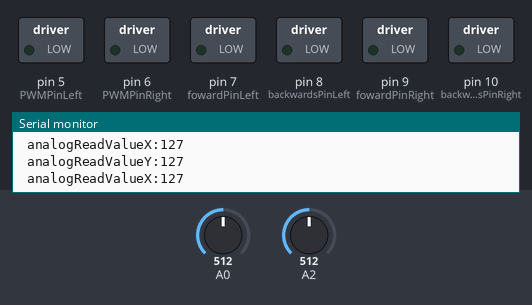
A sketch run on a simulated Arduino Uno, built with avr-gcc and run on an emulated ATmega328P. Shown: switched loads named in the sketch (green lamp = pin HIGH), the last lines printed to the serial monitor. The test bench sets the inputs (shaded band); at power-on: A2 = 512, A0 = 512. Pins used as bus, display or sensor lines are not drawn.

Above: at 1.2 s.
1.3 s: A2 set to 470
4.3 s: A2 set to 448
At 4.7 s:
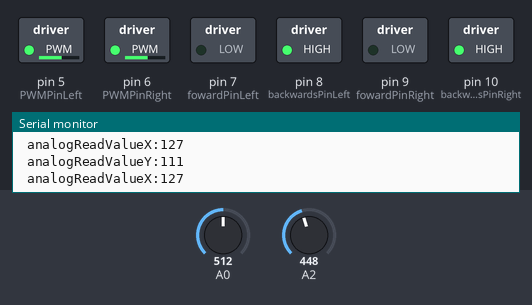
5.8 s: A0 set to 6
8.8 s: A0 set to 3
At 9.7 s:
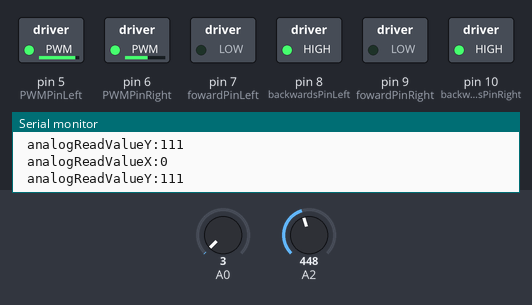
10.3 s: A2 set to 245
At 11.3 s:
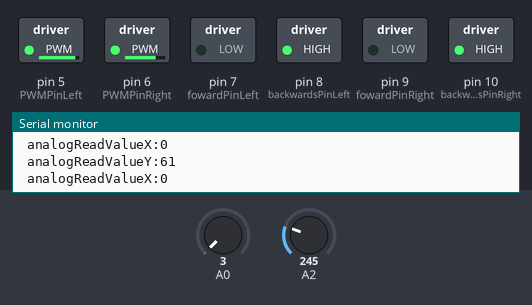
11.8 s: A2 set to 511
At 12.5 s:
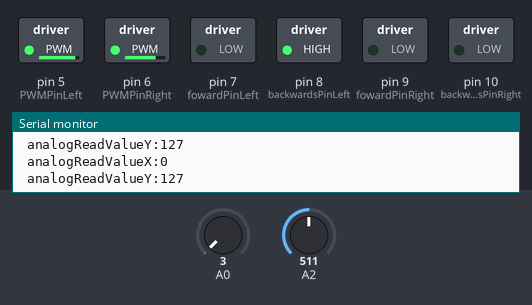
Timing chart, 0 to 14.3 s (numbered marks = the images above; inputs shaded):
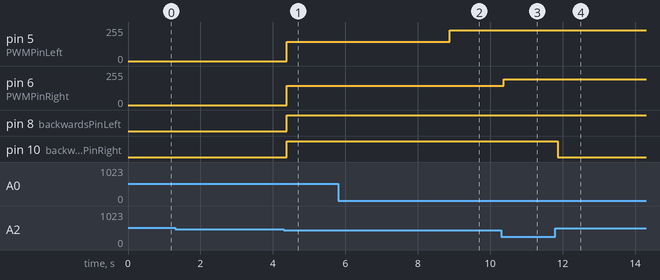

Measured:
- the behaviour switches between 462 and 461 on A2 (found by bisection; images 0 and 1)
- the behaviour switches between 5 and 4 on A0 (found by bisection; images 1 and 2)
- after the input at 4.3 s, pin 5 (PWMPinLeft), pin 6 (PWMPinRight): 0/255 → 144/255 after 0.08 s; pin 8 (backwardsPinLeft), pin 10 (backwardsPinRight): LOW → HIGH after 0.08 s
- after the input at 8.8 s, pin 5 (PWMPinLeft): 144/255 → 230/255 after 0.09 s
- after the input at 10.3 s, pin 6 (PWMPinRight): 144/255 → 194/255 after 0.07 s
- after the input at 11.8 s, pin 10 (backwardsPinRight): HIGH → LOW after 0.07 s

The sketch:

Robowar.ino
```cpp
/*
 Name:		Robowar.ino
 Created:	4/3/2017 1:03:48 PM
 Author:	Henrik
*/
#include "MotorDriver.h"
#include "joyStick.h"

//joystick
#define POWERPin 12
#define VRXPin 0
#define VRYPin 2
#define SWPin 11

//Right motor
#define PWMPinLeft 5
#define fowardPinLeft 7
#define backwardsPinLeft 8

//Left motor
#define PWMPinRight 6
#define fowardPinRight 9
#define backwardsPinRight 10

joystick joy(POWERPin, VRXPin, VRYPin, SWPin);
Motor motorRight(PWMPinRight, fowardPinRight, backwardsPinRight);
Motor motorLeft(PWMPinLeft, fowardPinLeft, backwardsPinLeft);
// the setup function runs once when you press reset or power the board
void setup() {
	Serial.begin(9600);
}

// the loop function runs over and over again until power down or reset
void loop() {
	conntrolSpeed(motorRight, motorLeft, joy.createAnalogWriteValueY(), joy.createAnalogWriteValueX());
}
```

joyStick.cpp
```cpp
//
//
//

#include "joyStick.h"

joystick::joystick(int PowerPin, int VRXpin, int VRYpin, int SWpin) : powerPin(PowerPin), vrxPin(VRXpin), vryPin(VRYpin), swPin(SWpin) {

	pinMode(powerPin, OUTPUT);
	pinMode(swPin, INPUT);
	digitalWrite(powerPin, HIGH);
}

int joystick::createAnalogWriteValue(int readPin) {
	int readValue = analogRead(readPin);
	readValue = map(readValue, 0, 1023, 0, 255);
	return readValue;
}
```

joyStick.h
```cpp
// joyStick.h

#ifndef _JOYSTICK_h
#define _JOYSTICK_h

#if defined(ARDUINO) && ARDUINO >= 100
	#include "arduino.h"
#else
	#include "WProgram.h"
#endif


#endif

class joystick {
private:
	int powerPin;
	int vrxPin;
	int vryPin;
	int swPin;
	int createAnalogWriteValue(int readPin);
public:
	int getPowerpin() { return powerPin; }
	joystick(int PowerPin, int VRXpin, int VRYpin, int SWpin);
	bool readSW() { return !digitalRead(swPin); };
	int createAnalogWriteValueX() {return createAnalogWriteValue(vrxPin); }
	int createAnalogWriteValueY() {return createAnalogWriteValue(vryPin); }
};
```

MotorDriver.cpp
```cpp
//
//
//

#include "MotorDriver.h"


Motor::Motor(int PWMPin, int forwardPin, int backwardsPin) : PWMPin(PWMPin), DirForwardPin(forwardPin), DirBackwardPin(backwardsPin) {
	maxPWMValue = maxAnalogWriteValue * 0.9;
	minPWMValue = maxAnalogWriteValue * 0.1;
	PWMStopTreshold = maxAnalogWriteValue * 0.05;
	PWMStopValue = maxAnalogWriteValue / 2;
	pinMode(DirForwardPin, OUTPUT);
	pinMode(DirBackwardPin, OUTPUT);
}

void Motor::setMotorGain(int analogWriteValue){
	if (analogWriteValue > (PWMStopValue + PWMStopTreshold)) {
		setMotorDir(forward);

		if (analogWriteValue > maxPWMValue) {
			analogWrite(PWMPin, maxPWMValue);
		}
		else {
			analogWrite(PWMPin, analogWriteValue);
		}

	}
	else if (analogWriteValue < (PWMStopValue - PWMStopTreshold)) {
		setMotorDir(backwards);

		if (analogWriteValue < minPWMValue) {
			analogWrite(PWMPin, maxAnalogWriteValue - minPWMValue);
		}
		else {
			analogWrite(PWMPin, maxAnalogWriteValue - analogWriteValue);
		}
	}
	else {
		setMotorDir(stop);
	}
}

void Motor::setMotorDir(int dir){
	if (dir == forward) {
		digitalWrite(DirForwardPin, HIGH);
		digitalWrite(DirBackwardPin, LOW);
	}
	if (dir == backwards) {
		digitalWrite(DirForwardPin, LOW);
		digitalWrite(DirBackwardPin, HIGH);
	}
	if (dir == stop) {
		digitalWrite(DirForwardPin, LOW);
		digitalWrite(DirBackwardPin, LOW);
	}
}

float getYawValueLeft(int analogReadValueX) {
	if (analogReadValueX < maxAnalogWriteValue / 2 - maxAnalogWriteValue * 0.05) {
		float yawValueLeft = 1 - ( maxAnalogWriteValue - analogReadValueX) / maxAnalogWriteValue;
		return yawValueLeft;
	}
	else return 1;
}

float getYawValueRight(int analogReadValueX) {
	if (analogReadValueX > maxAnalogWriteValue / 2 + maxAnalogWriteValue * 0.05) {
		float yawValueRight = 1 - analogReadValueX / maxAnalogWriteValue;
	}
	else return 1;
}


void conntrolSpeed(Motor &motorRight, Motor &motorLeft, int analogReadValueY, int analogReadValueX) {
	Serial.print("\n analogReadValueX:");
	Serial.println(analogReadValueX);
	Serial.print("\n analogReadValueY:");
	Serial.println(analogReadValueY);
	motorRight.setMotorGain(analogReadValueY * getYawValueRight(analogReadValueX));
	motorLeft.setMotorGain(analogReadValueY * getYawValueLeft(analogReadValueX));
	//delay(1000);
}
```

MotorDriver.h
```cpp
// MotorDriver.h

#ifndef _MOTORDRIVER_h
#define _MOTORDRIVER_h

#if defined(ARDUINO) && ARDUINO >= 100
	#include "arduino.h"
#else
	#include "WProgram.h"
#endif


#endif

#define forward 1
#define backwards -1
#define stop 0
#define maxAnalogWriteValue 255

class Motor {
private:
	int PWMPin;
	int DirForwardPin;
	int DirBackwardPin;
	int PWMStopValue;
	int PWMStopTreshold;
	int maxPWMValue;
	int minPWMValue;
	void setMotorDir(int dir);

public:
	Motor(int PWMPin, int forwardPin, int backwardsPin);
	void setMotorGain(int analogWriteValue);
};


float getYawValueLeft(int analogReadValueY);
float getYawValueRight(int analogReadValueY);

void conntrolSpeed(Motor &motorRight, Motor &motorLeft, int analogReadValueY, int analogReadValueX);
```
